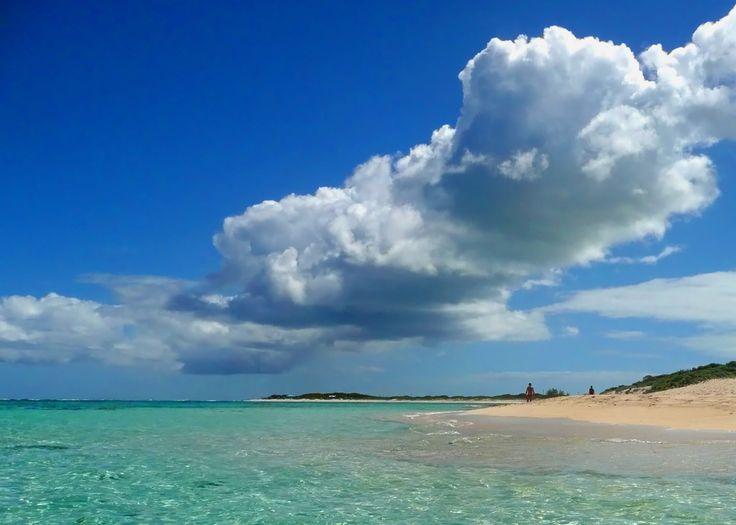
#> input picture images/Tutorial14/in.jpg, 736 x 525 px, given in place of the camera
$ python Tutorial12.py
#> lines starting #> are read from the running program, lines starting #| are printed output that depends on the picture; after the words box and inside, x2 and y2 are one past the last pixel; in counts of white or black regions, pixels touching at a corner belong together
# Tutorial 12 : Morphological Transformation :: To remove noise from filters
# Two steps :: Erosion and Dilation

# Erosion means to remove the pixels that are different in a window size
# like if in 3x3 grid, 8 pixels are black expect the 9th one, so it will remove the 9th pixel

# Dilation is just the opposite of Erosion (increases the noise instead)

# Opening is to remove the false positives :: noises in the background
# Closing is to remove the false negatives :: in the object, black pixels

import numpy as np
import cv2

cap = cv2.VideoCapture(0)
while True :
	_,frame = cap.read()
#> frame is the input picture: shape (525, 736, 3); mean B, G, R 165.5, 130.2, 83.6
	hsv = cv2.cvtColor(frame, cv2.COLOR_BGR2HSV)
#> hsv: shape (525, 736, 3); mean H, S, V 95.3, 134.3, 169.6

	# set intial limits to be [0,0,0] and [255,255,255] for light and dark respectively
	light_blue = np.array([110, 100, 100])
	dark_blue = np.array([150,255,255])

	mask = cv2.inRange(hsv, light_blue,dark_blue)
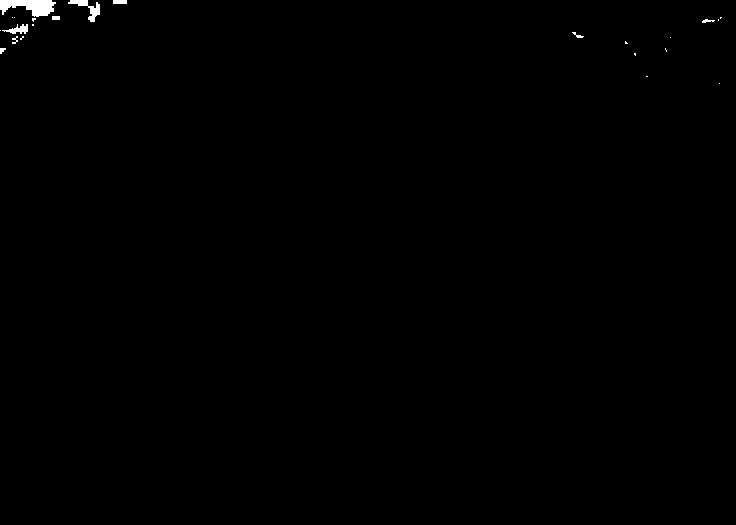
#> mask: shape (525, 736); 0.32% white; 23 white regions (14 under 20 px), largest, box (x1, y1, x2, y2) and area: (0, 0, 56, 17) 607, (68, 0, 100, 22) 239, (2, 24, 28, 34) 130
	res = cv2.bitwise_and(frame, frame, mask = mask)

	kernal = np.ones((5,5), np.uint8)
	erosion = cv2.erode(mask, kernal, iterations = 1)
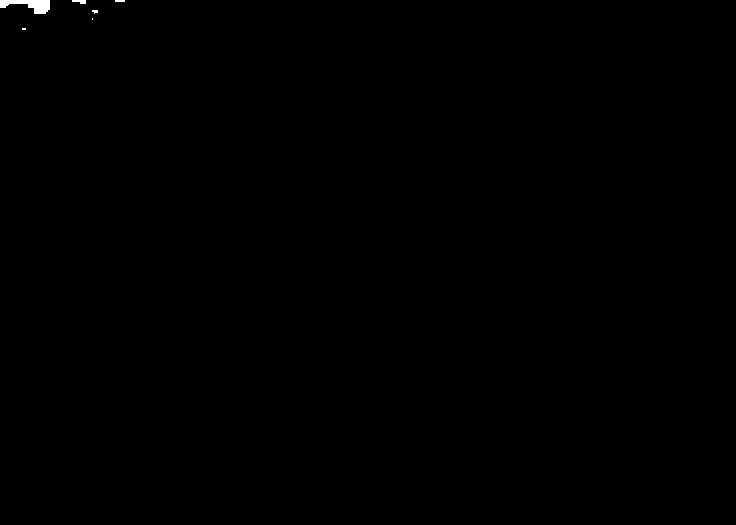
#> erosion: shape (525, 736); 0.13% white; 6 white regions (3 under 20 px), largest, box (x1, y1, x2, y2) and area: (0, 0, 50, 14) 401, (72, 0, 86, 4) 40, (115, 0, 125, 2) 20
	dilation = cv2.dilate(mask, kernal, iterations = 1)
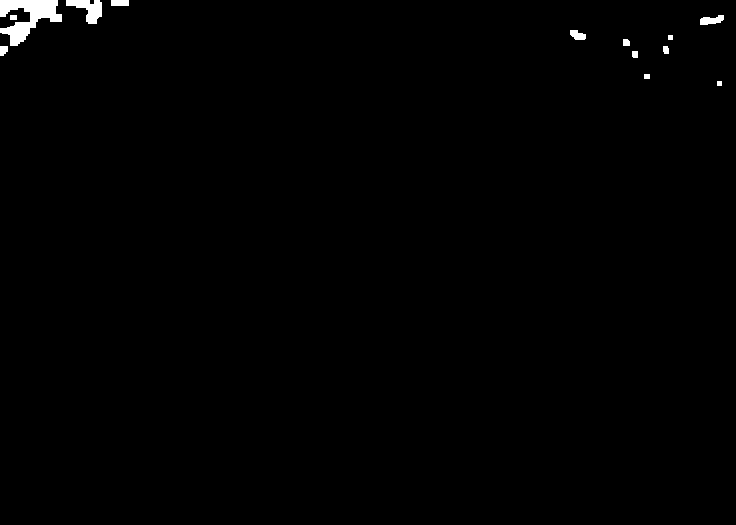
#> dilation: shape (525, 736); 0.67% white; 13 white regions, largest, box (x1, y1, x2, y2) and area: (0, 0, 62, 46) 1425, (66, 0, 102, 24) 459, (700, 15, 724, 25) 163

	opening = cv2.morphologyEx(mask, cv2.MORPH_OPEN, kernal)
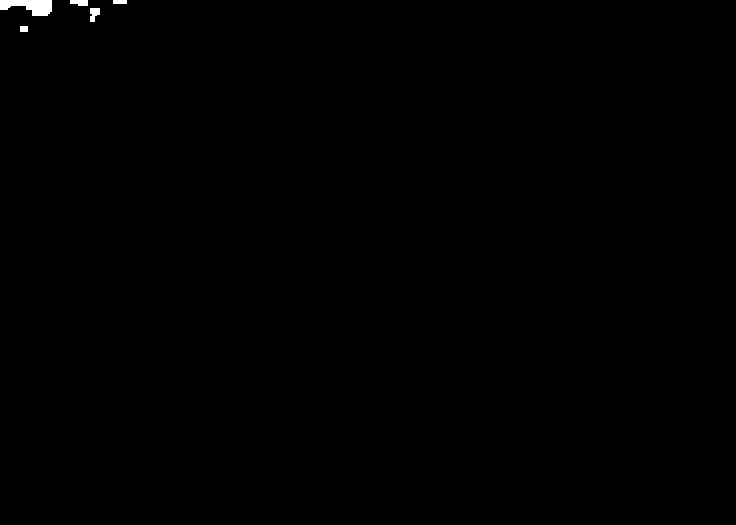
#> opening: shape (525, 736); 0.22% white; 5 white regions, box (x1, y1, x2, y2) and area: (0, 0, 52, 16) 561, (90, 8, 100, 22) 103, (70, 0, 88, 6) 92, (113, 0, 127, 4) 56, (20, 26, 28, 32) 48
	closing = cv2.morphologyEx(mask, cv2.MORPH_CLOSE, kernal)
#> closing: shape (525, 736); 0.36% white; 14 white regions (8 under 20 px), largest, box (x1, y1, x2, y2) and area: (0, 0, 60, 44) 969, (68, 0, 100, 22) 255, (113, 0, 127, 4) 56, (702, 19, 719, 23) 36, (572, 32, 584, 38) 28, (0, 48, 6, 54) 24

	cv2.imshow('res',res)
	cv2.imshow('erosion',erosion)
	cv2.imshow('dilation',dilation)
	cv2.imshow('opening',opening)
	cv2.imshow('closing',closing)

	k = cv2.waitKey(1) & 0xFF
#> (key q is pressed here)
	if k == ord('q') :
		break

cv2.destroyAllWindows()
cap.release()
